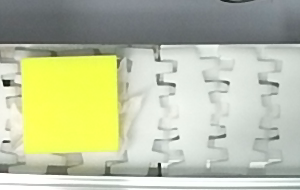
#> input picture images/yp.bmp, 300 x 190 px
$ python -i image_process.py   (imports and definitions only)
#> lines starting #> are read from the running program, lines starting #| are printed output that depends on the picture; after the words box and inside, x2 and y2 are one past the last pixel; in counts of white or black regions, pixels touching at a corner belong together
#> further down, picture is the input picture: shape (190, 300, 3); mean B, G, R 161.3, 192.7, 186.8
import cv2
import numpy as np

# 用于分割RGB图片得到二值图片，选出特定的颜色
def segment(img):
    # lower=np.array([0, 190, 190, 0])
    # upper=np.array([140, 255, 255, 255])
    width=img.shape[1]
    height=img.shape[0]
    lower=np.dot(np.ones([height,width,1]), np.array([[0, 190, 190]])).astype(np.uint8)
    upper=np.dot(np.ones([height,width,1]), np.array([[140, 255, 255]])).astype(np.uint8) #lower and upper bound for BGR yellow segmentation.
    # print(img.shape)
    # print(lower.shape)
    return cv2.inRange(img,lower,upper) #需要lower、upper和imgsize相同

# 用于在二值图片上找到涂胶轮廓
def get_edge(img,margin=15):
    #中值滤波
#> called with margin = 15
    img_f=cv2.medianBlur(img,11)
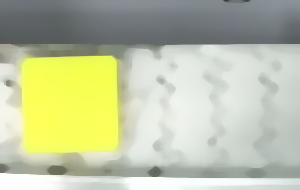
#> img_f: shape (190, 300, 3); mean B, G, R 163.2, 195.1, 189.2
    #腐蚀缩小,margin决定腐蚀的程度大小
    kernel=cv2.getStructuringElement(cv2.MORPH_ELLIPSE,ksize=(margin,margin))
    img_e=cv2.erode(img_f,kernel)
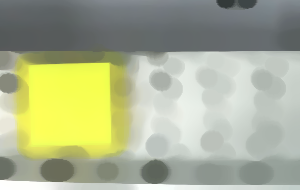
#> img_e: shape (190, 300, 3); mean B, G, R 143.9, 176, 170.1
    #提取边缘
    edge_img=cv2.Canny(img_e,100.0,300.0)
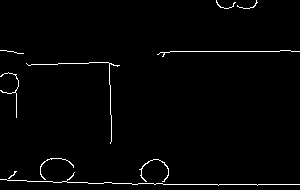
#> edge_img: shape (190, 300); 1.7% white in thin lines or dots
    edge=cv2.findContours(edge_img, mode=cv2.RETR_EXTERNAL, method=cv2.CHAIN_APPROX_SIMPLE)
#> edge = 10 contours, 9 with area under 20; largest, box (x1, y1, x2, y2) and area: (139, 159, 169, 182) 23
    print("edge: ",edge)
#> (printed output is left out)
    if edge[0]==():
        edge_return=np.array([None])
    else:
        edge_return=edge[0][0].reshape(-1,2)
#> edge_return = 77 pairs, first value 0 to 299, second value 172 to 185
    return edge_img,edge_return


# [22 lines of commented-out code are left out]

>>> import cv2
>>> picture = cv2.imread('images/yp.bmp')
>>> result = get_edge(picture)
